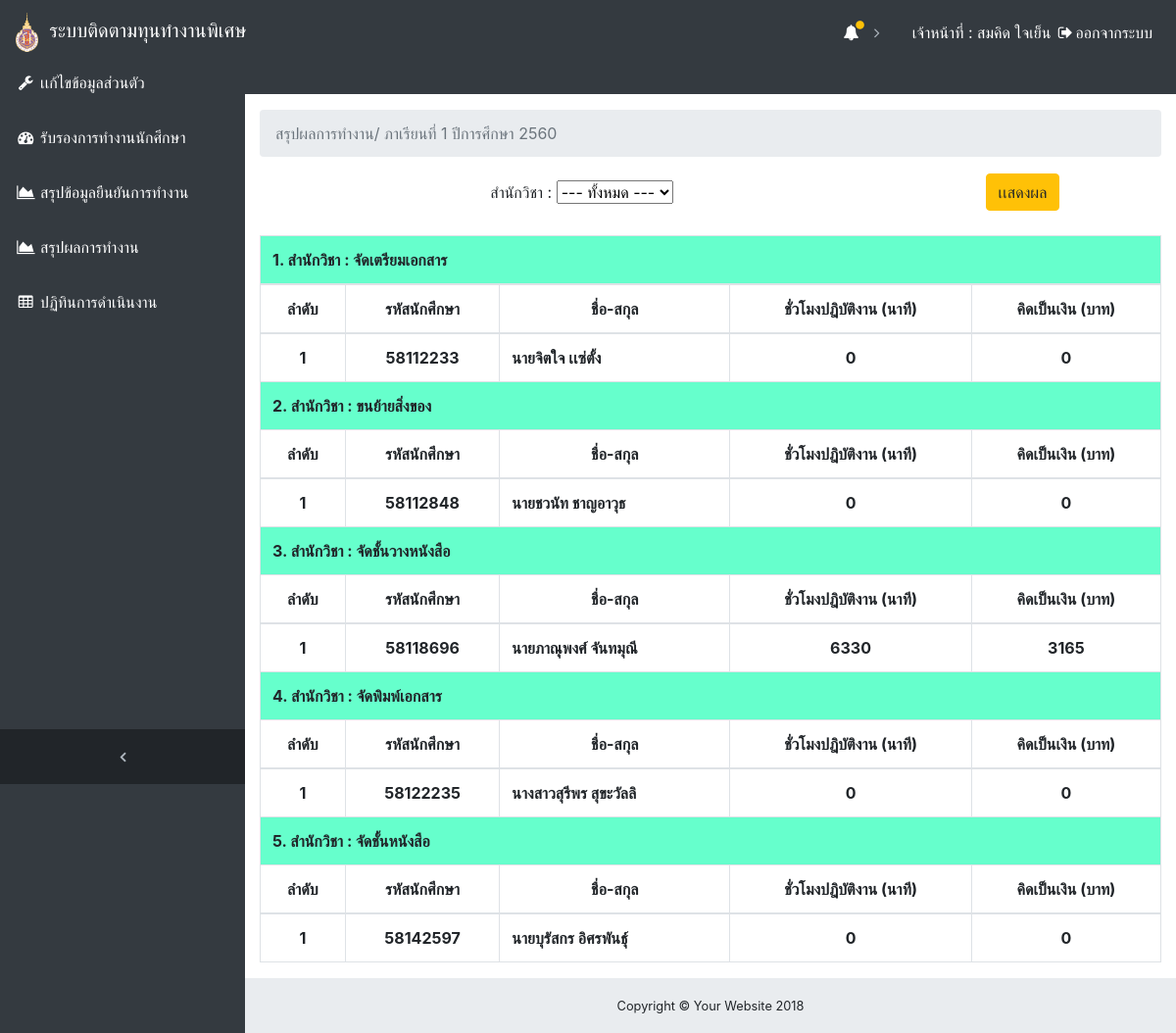
/index.php/home/Authorities_results2_2, run on the app's committed database.
### tables this page shows
CREATE TABLE `student` (
  `student_code` int(8) NOT NULL COMMENT 'รหัสนักศึกษา',
  `STUDENTNAME` varchar(100) NOT NULL COMMENT 'ชื่อ-นามสกุล',
  `FACULTYNAME` varchar(100) NOT NULL COMMENT 'สำนักวิชา',
  `PROGRAMNAME` varchar(100) NOT NULL COMMENT 'สาขาวิชา',
  `GPAX` varchar(5) NOT NULL COMMENT 'เกรดเฉลี่ยล่าสุด',
  `PARENTPHONENO` varchar(32) NOT NULL COMMENT 'เบอร์ติดต่อ',
  `BANKACCOUNT` varchar(16) NOT NULL COMMENT 'เลขที่บัญชี',
  `HOMEADDRESS1` varchar(100) NOT NULL COMMENT 'ที่อยู่',
  `Moo` varchar(10) DEFAULT NULL COMMENT 'หมู่',
  `district` varchar(20) DEFAULT NULL COMMENT 'ตำบล',
  `Road` varchar(50) DEFAULT NULL COMMENT 'ถนน / ซอย',
  `HOMEDISTRICT` varchar(32) NOT NULL COMMENT 'อำเภอ',
  `PROVINCENAME` varchar(100) NOT NULL COMMENT 'จังหวัด',
  `Zip_code` int(6) DEFAULT NULL COMMENT 'รหัสไปรษณีย์',
  `Expenses` int(6) NOT NULL COMMENT 'ค่าใช่จ่ายรายเดือน',
  `Talent` text NOT NULL COMMENT 'ความสามารถพิเศษ',
  `Necessary` text NOT NULL COMMENT 'ความจำเป็น',
  `Re_status` varchar(1) NOT NULL COMMENT 'สถานะการสมัคร',
  `STUDENTSEX` varchar(1) NOT NULL COMMENT 'เพศ',
  `RELIGIONNAME` varchar(100) NOT NULL COMMENT 'ศาสนา',
  `Nationality` varchar(10) DEFAULT NULL COMMENT 'สัญชาติ',
  `STUDENTEMAIL` varchar(32) NOT NULL COMMENT 'อีเมลล์ติดต่อ',
  `Status` varchar(10) NOT NULL COMMENT 'สถานภาพรับทุน',
  `Bank_Name` varchar(30) NOT NULL COMMENT 'ชื่อบัญชี',
  `Tele_Number_update` varchar(10) NOT NULL COMMENT 'เบอร์ติดต่อล่าสุด',
  `Bank_id_update` varchar(15) NOT NULL COMMENT 'เลขที่บัญชีล่าสุด',
  `Bank_Name_update16` varchar(30) NOT NULL COMMENT 'ชื่อบัญชีล่าสุด',
  `Career_History` varchar(1) DEFAULT NULL COMMENT 'ประวัติการทำงาน',
  `Reason_ST` text NOT NULL COMMENT 'เหตุผล',
  `OFFICERID` int(8) NOT NULL,
  `Job_ID` int(8) NOT NULL
);

### application/controllers/home.php (called while the page is built, shortened)
<?php
class home extends CI_Controller {
	public function Authorities_results2_2(){
		$this->load->model('Show_model');
        $res = $this->Show_model->get_student2();
        $data['student_res'] = $res;
        $this->load->model('Show_model');
        $res = $this->Show_model->get_work();
        $data['work_res'] = $res;
        $this->load->model('Show_model');
        $res = $this->Show_model->get_job();
        $data['job_res'] = $res;
		$this->load->view('Authorities_2/start');
		$this->load->view('Authorities_2/Navigation_N');
		$this->load->view('Authorities_2/Results_work', $data);
		$this->load->view('Authorities_2/footer');
		$this->load->view('Authorities_2/End');
	}
}

### index.php (called while the page is built, shortened)
<?php
require_once BASEPATH.'core/CodeIgniter.php';

### application/models/Show_model.php (called while the page is built, shortened)
<?php
class Show_model extends CI_Model {
    public function get_student2()
    {
        $query = $this->db->query('select * from student ORDER BY student_code asc');
        return $query->result();
    }
    public function get_work()
    {
        $query = $this->db->query('select * from work ORDER BY Work_Date DESC');
        return $query->result();
    }
}

### application/views/Authorities_2/Results_work.php (the view, shortened to what this page needs)
<div class="content-wrapper">
    <div class="container-fluid">
        <ol class="breadcrumb">
          <li class="breadcrumb-item active">สรุปผลการทำงาน/ ภาเรียนที่ 1 ปีการศึกษา 2560</li>
        </ol>
<form action="<?php echo site_url("home/Authorities_results2_23");?>" method="post">
<table width="900" border="0" align="center">
  <tr align="center">
    <td>สำนักวิชา : <select name="STUDENTNAME">
  <option value="0">--- ทั้งหมด ---</option>
</select></td>
    <td><button type="submit" class="btn btn-warning">เเสดงผล</button></td>
  </tr>
</table>
</form>
              <br>
      <div>
  <table class="table table-bordered">
    <thead>
      <?php
      $FACULTYNAME1 = 1;
        $i=1; $j = 1;foreach ($student_res as $row) {
        $FACULTYNAME = $row->FACULTYNAME;
        if($FACULTYNAME != $FACULTYNAME1){
          $FACULTYNAME1 = $FACULTYNAME;
      ?>
      <tr bgcolor="#66FFCC">
        <th colspan="5"><?php echo $i++."."; ?> สำนักวิชา : <?php echo $FACULTYNAME; ?></th>
      </tr>
  <tr align="center">
    <th>ลำดับ</th>
    <th>รหัสนักศึกษา</th>
    <th>ชื่อ-สกุล</th>
    <th>ชั่วโมงปฎิบัติงาน (นาที)</th>
    <th>คิดเป็นเงิน (บาท)</th>
  </tr>
</thead>
<tbody>
  <?php
    foreach ($student_res as $row2) {
    if($row2->FACULTYNAME == $FACULTYNAME){
      $id = $row2->student_code;
  ?>
  <tr align="center">
    <th><?php echo $j++; ?></th>
    <th><?php echo $row2->student_code; ?></th>
    <td align="left"><b><?php echo $row2->STUDENTNAME; ?></b></td>
    <?php $sum = 0; foreach ($work_res as $row) {
      if($row->STUDENTCODE == $id){
        if($row->Work_Status == "1"){
          $sum += $row->Work_Hour;
        }
      }
    }
       ?>
    <th><?php echo floor($sum); ?></th>
    <th><?php echo floor($sum/60*30); ?></th>
  </tr>
<?php
 }
  }
  $j=1;
}
 } ?>
</tbody>
</table>
            </div>
          </div>
        </div>

### assets/css/sb-admin.css (style rules this page uses)
html { position: relative; min-height: 100%; }
body { overflow-x: hidden; }
body.sticky-footer { margin-bottom: 56px; }
body.sticky-footer .content-wrapper { min-height: calc(100vh - 56px - 56px); }
body.fixed-nav { padding-top: 56px; }
.content-wrapper { min-height: calc(100vh - 56px); padding-top: 1rem; }
.content-wrapper { overflow-x: hidden; background: white; }
@media (min-width: 992px) { .content-wrapper { margin-left: 250px; } }

### data on the page
student: FACULTYNAME "จัดเตรียมเอกสาร", student_code "58112233", STUDENTNAME "นายจิตใจ เเซ่ตั้ง", FACULTYNAME "0", floor($sum/60*30) "0"
student: FACULTYNAME "ขนย้ายสิ่งของ", student_code "58112848", STUDENTNAME "นายชวนัท ชาญอาวุธ", FACULTYNAME "0", floor($sum/60*30) "0"
student: FACULTYNAME "จัดชั้นวางหนังสือ", student_code "58118696", STUDENTNAME "นายภาณุพงศ์ จันทมุณี", sum "6330", sum "3165"
student: FACULTYNAME "จัดพิมพ์เอกสาร", student_code "58122235", STUDENTNAME "นางสาวสุรีพร สุขะวัลลิ", FACULTYNAME "0", floor($sum/60*30) "0"
student: FACULTYNAME "จัดชั้นหนังสือ", student_code "58142597", STUDENTNAME "นายบุรัสกร อิศรพันธุ์", FACULTYNAME "0", floor($sum/60*30) "0"
